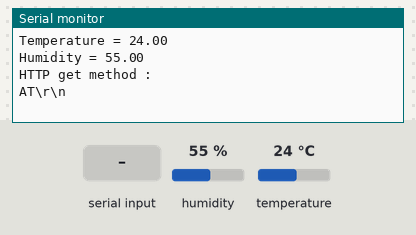
A sketch run on a simulated Arduino Uno, built with avr-gcc and run on an emulated ATmega328P. On the bench: the last lines printed to the serial monitor. The inputs (shaded band) are chosen by the test bench; at power-on: humidity 55 %, temperature 24 °C. The modem accepts every AT command (registered, SIM ready, sends succeed) and sends nothing else.

Above: at 1.3 s.
1.4 s: "," received over the second serial link
At 3.5 s:
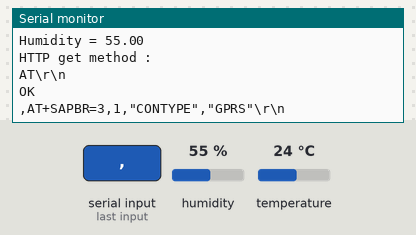
4.6 s: "," received over the second serial link
At 7.0 s:
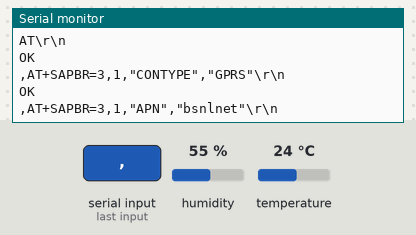
9.9 s: "," received over the second serial link
At 13.3 s:
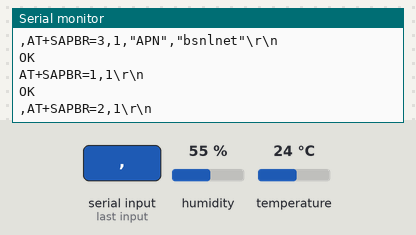
19.7 s: "1" received over the second serial link
At 22.1 s:
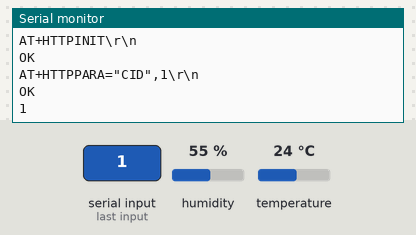

Measured:
- after the input at 1.4 s, the serial monitor: prints a new line after 1.7 s (image 1)
- after the input at 4.6 s, the serial monitor: prints a new line after 1.6 s (image 2)
- after the input at 9.9 s, the serial monitor: prints a new line after 2.3 s (image 3)
- after the input at 19.7 s, the serial monitor: prints a new line after 1.6 s (image 4)

The sketch:

test_conn.ino
```cpp
#include <SoftwareSerial.h>
#include <dht.h>

dht DHT;

#define DHT11_PIN 7


SoftwareSerial SIM900(9, 10); //TX|RX of sim900 a to connected to 9|10

void setup()
{
  SIM900.begin(9600);   // Setting the baud rate of GSM Module
  Serial.begin(9600);    // Setting the baud rate of Serial Monitor (Arduino)
  delay(100);
}

void delayFun(){
  delay(3000);
  }
void delaySlowerFun(){
  delay(7000);
  }

void send() {
  int chk = DHT.read11(DHT11_PIN);
  double temp,humid;
  Serial.print("Temperature = ");
  temp = DHT.temperature;
  humid = DHT.humidity;
  Serial.println(temp);
  Serial.print("Humidity = ");
  Serial.println(humid);
  Serial.println("HTTP get method :");
  Serial.println("AT\\r\\n");
  SIM900.println("AT");  /* Check Communication */
  delayFun();
  ShowSerialData(); /* Print response on the serial monitor */
  /* Configure bearer profile 1 */
  Serial.println("AT+SAPBR=3,1,\"CONTYPE\",\"GPRS\"\\r\\n");
  SIM900.println("AT+SAPBR=3,1,\"CONTYPE\",\"GPRS\"");  /* Connection type GPRS */
  delayFun();
  ShowSerialData();
  Serial.println("AT+SAPBR=3,1,\"APN\",\"bsnlnet\"\\r\\n");
  SIM900.println("AT+SAPBR=3,1,\"APN\",\"bsnlnet\"");  /* APN of the provider */
  delayFun();
  ShowSerialData();
  Serial.println("AT+SAPBR=1,1\\r\\n");
  SIM900.println("AT+SAPBR=1,1"); /* Open GPRS context */
  delayFun();
  ShowSerialData();
  Serial.println("AT+SAPBR=2,1\\r\\n");
  SIM900.println("AT+SAPBR=2,1"); /* Query the GPRS context */
  delayFun();
  ShowSerialData();
  Serial.println("AT+HTTPINIT\\r\\n");
  SIM900.println("AT+HTTPINIT"); /* Initialize HTTP service */
  delayFun();
  ShowSerialData();
  Serial.println("AT+HTTPPARA=\"CID\",1\\r\\n");
  SIM900.println("AT+HTTPPARA=\"CID\",1");  /* Set parameters for HTTP session */
  delayFun();
  ShowSerialData();
  delayFun();
  Serial.println("AT+HTTPPARA=\"URL\",\"0637-103-40-196-20.ngrok.io\"\\r\\n");
  SIM900.println("AT+HTTPPARA=\"URL\",\"0637-103-40-196-20.ngrok.io/save?id=1&temp=" + String(temp,2) + "&humid="+ String(humid,2) +"\"");  /* Set parameters for HTTP session */
  delayFun();
  ShowSerialData();
  Serial.println("AT+HTTPACTION=0\\r\\n");
  SIM900.println("AT+HTTPACTION=0");  /* Start GET session */
  delaySlowerFun();
  ShowSerialData();
  Serial.println("AT+HTTPREAD\\r\\n");
  SIM900.println("AT+HTTPREAD");  /* Read data from HTTP server */
  delaySlowerFun();
  ShowSerialData();
  Serial.println("AT+HTTPTERM\\r\\n");
  SIM900.println("AT+HTTPTERM");  /* Terminate HTTP service */
  delayFun();
  ShowSerialData();
  Serial.println("AT+SAPBR=0,1\\r\\n");
  SIM900.println("AT+SAPBR=0,1"); /* Close GPRS context */
  delayFun();
  ShowSerialData();
}

void ShowSerialData()
{
  while(SIM900.available()!=0)  /* If data is available on serial port */
  Serial.write(char (SIM900.read())); /* Print character received on to the serial monitor */
}

void ShowSerialData1()
{
  wait("OK,ERROR",10000);
  Serial.println();
  delay(3000);
}

int16_t wait(char* Values, uint16_t timeout) {

  uint16_t Length = strlen(Values);

  char InputBuffer[Length + 1];
  strcpy(InputBuffer, Values);
  char CompareBuffer[Length + 1];
  memset(CompareBuffer,0,sizeof(CompareBuffer));

  uint16_t Quantity = 1;

  for (int16_t n = 0; n < Length; n++) {
    if (InputBuffer[n] == ',')
      Quantity++;
  }

  char* InputTokens[Quantity];
  memset(InputTokens, 0, sizeof(InputTokens));
  char* CompareTokens[Quantity];
  memset(CompareTokens, 0, sizeof(CompareTokens));

  InputTokens[0] = InputBuffer;
  CompareTokens[0] = CompareBuffer;

  uint16_t TokenPosition = 1;
  for (int16_t n = 0; n < Length; n++) {
    if (InputBuffer[n] == ',') {
      InputBuffer[n] = 0;
      InputTokens[TokenPosition] = &InputBuffer[n + 1];
      CompareTokens[TokenPosition] = &CompareBuffer[n + 1];
      TokenPosition++;
    }
  }

  uint64_t timer = millis();
  char c;

  while (millis() - timer < timeout) {
    while (SIM900.available()) {
      c = SIM900.read();
      Serial.print(c);

      for (int16_t n = 0; n < Quantity; n++) {
        Length = strlen(CompareTokens[n]);
        if (c == InputTokens[n][Length])
          CompareTokens[n][Length] = c;
        else
          memset(CompareTokens[n], 0, Length);

        if (!strcmp(InputTokens[n],CompareTokens[n]))
          return n;
      }
    }
  }
  return -1;
}

void loop()
{
  send();
}
```
